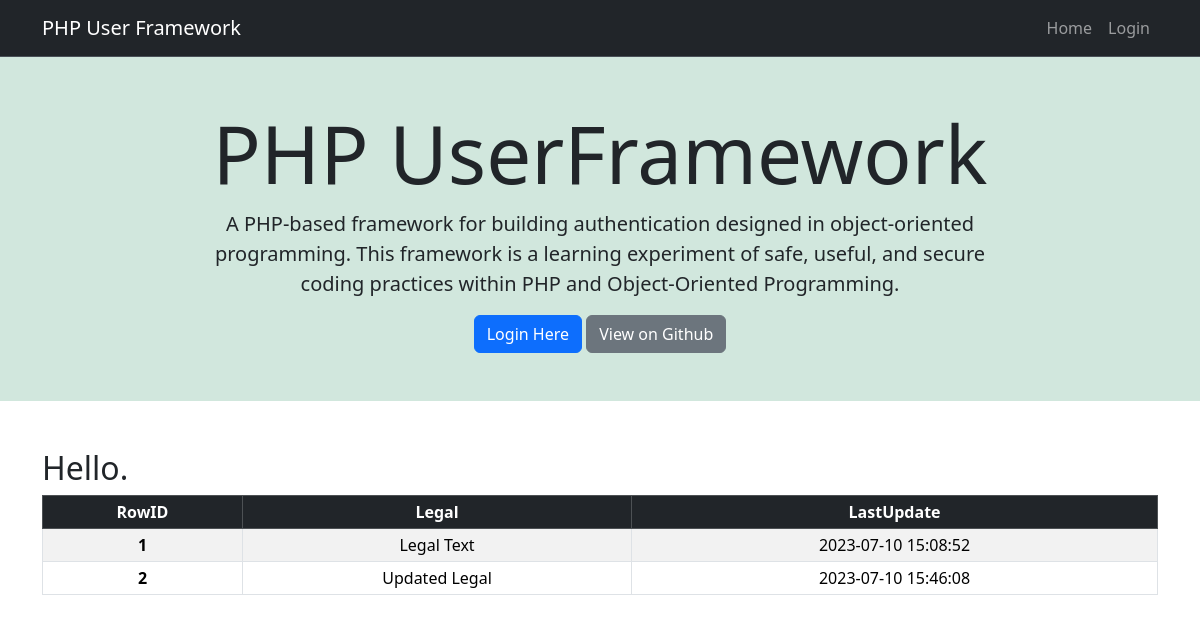
The page /UserFramework/index.php on the database as committed earlier.
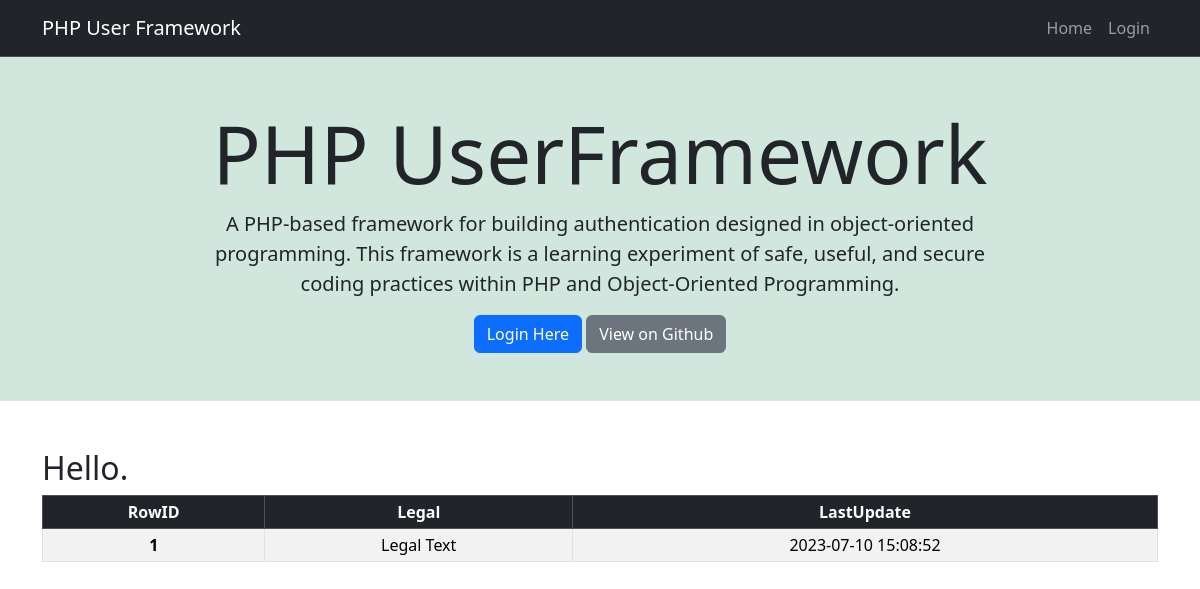
The same page on the database as committed later.
### tables this page shows
CREATE TABLE `config` (
  `RowID` int(11) NOT NULL,
  `Legal` text NOT NULL,
  `LastUpdate` timestamp NOT NULL DEFAULT current_timestamp() ON UPDATE current_timestamp()
);

### UserFramework/UserFramework.php (the view, shortened to what this page needs)
<?php
class UFDBTable extends UFDatabase {
    private $tableElements = array();
    function __construct($tableName) {
        $this->UFDatabase = new UFDatabase("localhost", "uf-test", "uf-database", "");
        $statement = $this->UFDatabase->prepare("SELECT * FROM ".$tableName);
        $statement->execute();
        $results = $statement->fetchAll(PDO::FETCH_ASSOC);
        foreach ($results as $key => $value) {
            array_push($this->tableElements, $value);
        }
    }
    function PrintTable() {
        $tableResults = "";
        foreach ($this->tableElements as $key => $value) {
            if ($key === 0) {
$tableResults .= "
<table class=\"table table-striped table-bordered table-hover text-center table-sm\">
    <thead class=\"table-dark\">
        <tr>";
                foreach ($value as $k => $v) {
                    $tableResults .= "
            <th>$k</th>";
                }
$tableResults .=    "
        </tr>
    </thead>
    <tbody>";
            }
            $tableResults .= "
        <tr>";
            $count = 0;
            foreach ($value as $k => $v) {
                if ($count === 0) {
                    $tableResults .= "<th scope=\"row\">$v</th>";
                } else {
                    $tableResults .= "<td>$v</td>";
                }
                $count++;
            }
            $tableResults .= "</tr>";
        }
$tableResults .= "
    </tbody>
</table>
";
        return $tableResults;
    }
}

### UserFramework/header.php (shortened to what this page needs)
<?php require_once("UserFramework.php"); ?>
<!DOCTYPE html>
<html lang="en">
<head>
    <link rel="stylesheet" href="https://cdnjs.cloudflare.com/ajax/libs/font-awesome/6.5.1/css/all.min.css">
    <link href="https://cdn.jsdelivr.net/npm/bootstrap@5.3.2/dist/css/bootstrap.min.css" rel="stylesheet">
</head>
<body>
<nav class="navbar navbar-expand-lg bg-dark border-bottom border-body" data-bs-theme="dark">
    <div class="container d-flex">
        <a class="navbar-brand" href="index.php">PHP User Framework</a>
        <div class="navbar-nav d-none d-lg-flex justify-content-end w-100">
            <a class="nav-link" aria-current="page" href="index.php">Home</a>
            <a class="nav-link" href="account.php"><?php if (isset($_SESSION["id"])) {$login = new UserAuth();echo "Account";} else {echo "Login";} ?></a>
        </div>
    </div>
</nav>

### UserFramework/index.php (shortened to what this page needs)
<?php require_once ("header.php"); ?>
    <div class="px-4 bg-success-subtle text-dark">
        <div class="container py-5 mx-auto text-center">
            <h1 class="display-1">PHP UserFramework</h1>
            <p class="lead w-75 mx-auto">A PHP-based framework for building authentication designed in object-oriented programming. This framework is a learning experiment of safe, useful, and secure coding practices within PHP and Object-Oriented Programming.</p>
<?php if(isset($_SESSION["id"])) : ?>
            <a href="account.php" class="btn btn-info">Account</a>
<?php else: ?>
            <a href="login.php" class="btn btn-primary">Login Here</a>
<?php endif; ?>
            <a href="https://github.com/JohnBoyDev/UserFramework" class="btn btn-secondary" target="_blank" rel="noopener noreferrer">View on Github</a>
        </div>
    </div>
    <div class="container my-5">
<?php if(isset($_SESSION["id"])) : ?>
        <h2>Hello, <?php if (isset($_SESSION["id"])) {$login = new UserAuth();echo " ".$login->getInformation("first", $_SESSION["id"]);} ?>.</h2>
<?php else: ?>
        <h2>Hello.</h2>
<?php endif; ?>
        <?php $ConfigTable = new UFDBTable("config"); echo($ConfigTable->PrintTable()); ?>
    </div>
</body>
</html>

Rows that differ between the two databases and show on the page:
removed config: RowID "2", Legal "Updated Legal", LastUpdate "2023-07-10 15:46:08"
